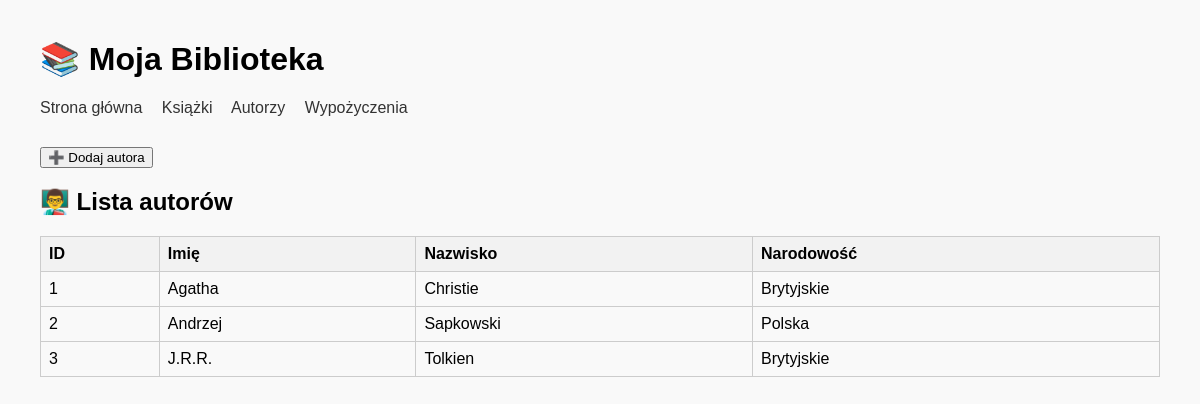
Page /authors on the earlier database version.
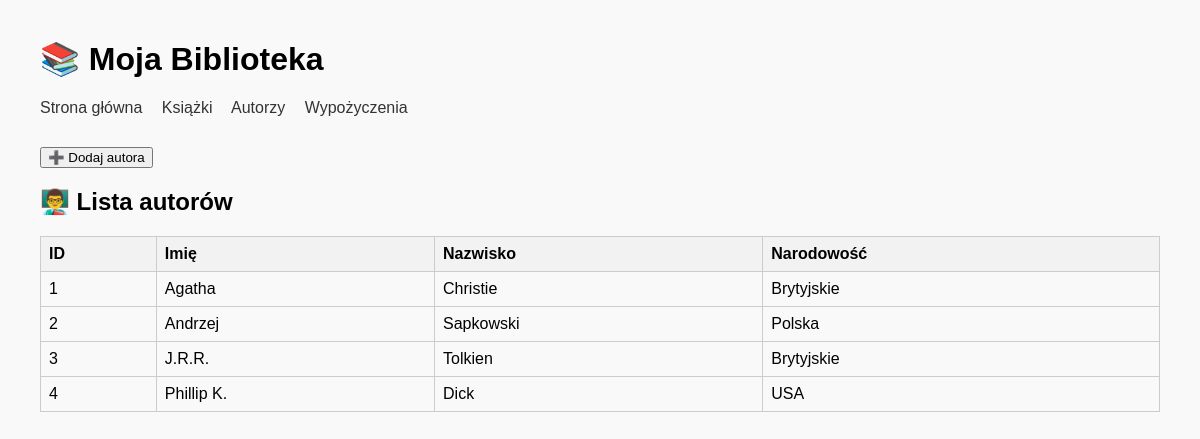
Same page on the later database version.
### app/models.py (models this page shows, shortened)
class Author(db.Model):
    __tablename__ = "authors"
    id = db.Column(db.Integer, primary_key=True)
    name = db.Column(db.String(100), nullable=False)
    surname = db.Column(db.String(100), nullable=False)
    nationality = db.Column(db.String(100))
    books = db.relationship("Book", backref="author", lazy="dynamic")

### app/routes.py (the view)
@app.route("/authors", strict_slashes=False)
def authors():
    all_authors = Author.query.all()
    return render_template("authors.html", authors=all_authors)

### app/templates/authors.html (shortened to what this page needs)
{% extends "base.html" %}
{% block content %}
<a href="{{ url_for('new_author') }}">
    <button>➕ Dodaj autora</button>
</a>
<h2>👨‍🏫 Lista autorów</h2>
<table>
    <tr>
        <th>ID</th>
        <th>Imię</th>
        <th>Nazwisko</th>
        <th>Narodowość</th>
    </tr>
    {% for author in authors %}
    <tr>
        <td>{{ author.id }}</td>
        <td>{{ author.name }}</td>
        <td>{{ author.surname }}</td>
        <td>{{ author.nationality or "—" }}</td>
    </tr>
    {% endfor %}
</table>
{% endblock %}

Differences in the rows shown:
added Author: id "4", name "Phillip K.", surname "Dick", nationality "USA"
